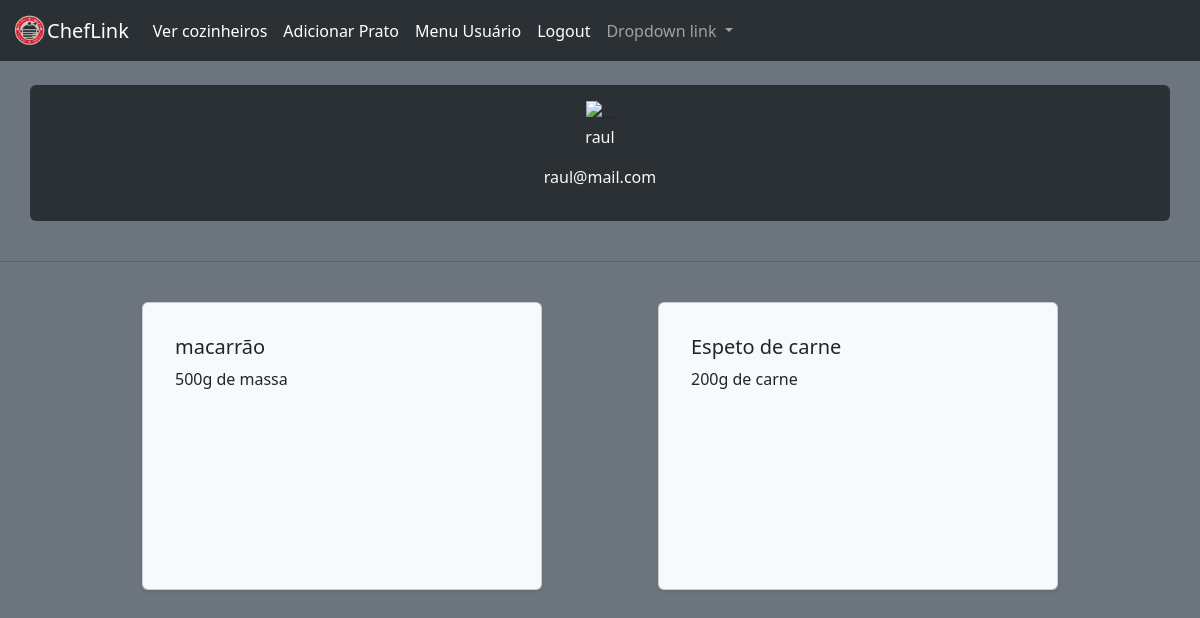
The app's page /menu/r4l (signed in) with its own data.
### models.py (models this page shows)
class UserModel(db.Model, UserMixin):
    __tablename__ = "usermodel"
    id = mapped_column(Integer,autoincrement=True,primary_key=True)
    name = mapped_column(String(100), nullable=False)
    username = mapped_column(String(30), nullable=False,unique=True)
    email = mapped_column(String(60), nullable=False, unique=True)
    password_hash = mapped_column(String(128), nullable=False)
    status = mapped_column(Boolean, unique=False,default=True)
    posts = relationship('UserPostModel', backref='poster')

class UserPostModel(db.Model):
    __tablename__ = "userpostmodel"
    id = mapped_column(Integer,autoincrement=True,primary_key=True)
    title = mapped_column(String(30),nullable=False)
    user_id = mapped_column(Integer, ForeignKey('usermodel.id'))
    slug = mapped_column(String(30),nullable=False)
    content = mapped_column(Text,nullable=False)
    date_posted = mapped_column(DateTime,default=datetime.utcnow())

### routes.py (the view)
@app.route('/menu/<username>',methods=['POST','GET'])
def menu_cozinheiro(username):
    cozinheiro = UserModel.query.filter(UserModel.username == username).first_or_404()
    pratos = UserPostModel.query.filter(UserPostModel.user_id == cozinheiro.id).all()
    return render_template('menu_cozinheiro.html',cozinheiro=cozinheiro, pratos=pratos)

### routes.py (called while the page is built)
@login_manager.user_loader
def load_user(user_id):
    return UserModel.query.get_or_404(user_id)

### templates/menu_cozinheiro.html (shortened to what this page needs)
{%extends "base.html"%}
{%block body%}
<br>
<div class="container p-3 d-flex bg-body-tertiary rounded justify-content-center flex-column" data-bs-theme="dark">
    <img src="..." class="align-self-center" alt="...">
    <p class="text-light align-self-center">{{cozinheiro.name}}</p>
    <p class="text-light align-self-center">{{cozinheiro.email}}</p>
</div>
<br>
<hr>
<br>
{%if pratos%}
<div class="container d-flex  flex-wrap gap-3 justify-content-evenly">
{%for prato in pratos%}
<div class="card shadow-sm p-3 bg-body-tertiary rounded" style="width: 25rem; height: 18rem;">
    <div class="card-body " style="overflow: hidden;">
        <h5 class="card-title">{{prato.title}}</h5>
        <p class="card-text" style="text-overflow: ellipsis;">{{prato.content}}</p>
    </div>
</div>
{%endfor%}
</div>
{%else%}
<p>Não há postagens</p>
{%endif%}
{%endblock%}

### records on screen
UserModel: name "raul", email "raul@mail.com"
UserPostModel: title "macarrão", content "500g de massa"
UserPostModel: title "Espeto de carne", content "200g de carne"
